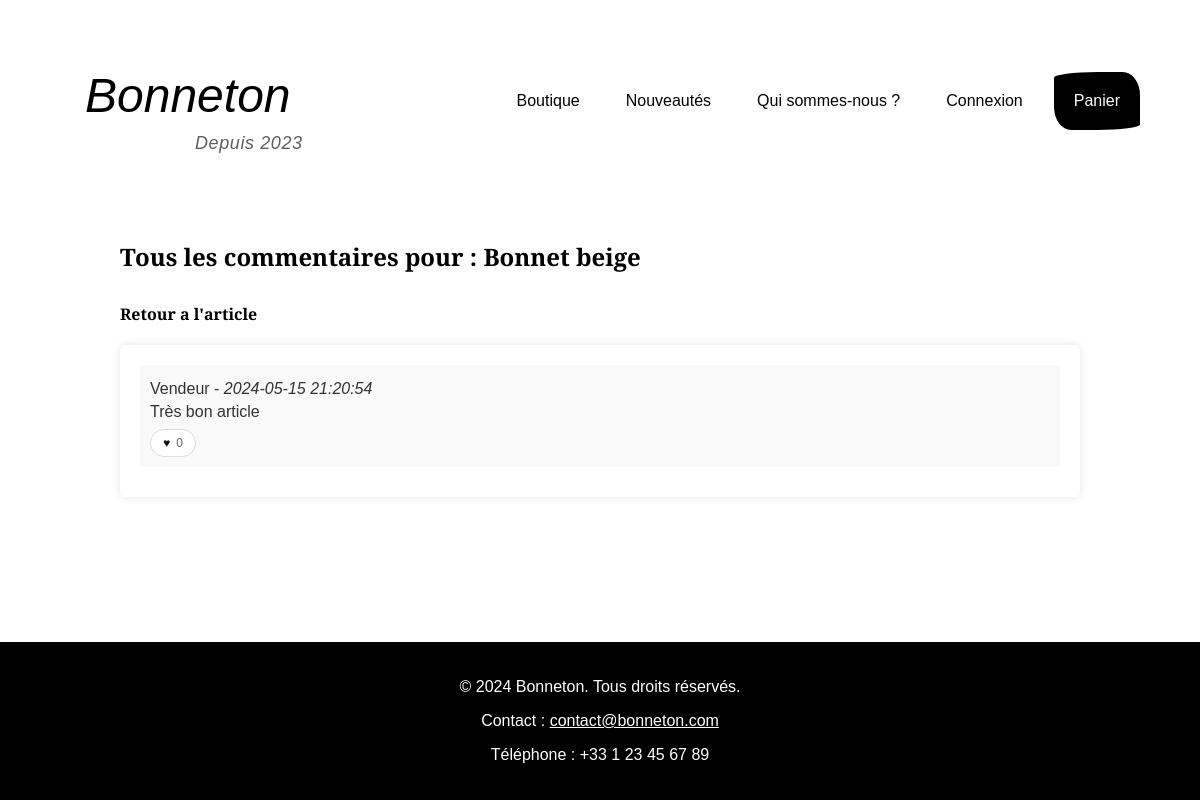
Page /public/commentaires.php?id=12 on the committed database.
### tables this page shows
CREATE TABLE `article` (
  `id` int(11) NOT NULL,
  `user_id` int(11) NOT NULL,
  `article_name` text NOT NULL,
  `caract` text NOT NULL,
  `img` text NOT NULL,
  `price_cents` int(11) NOT NULL DEFAULT 0,
  `currency` char(3) NOT NULL DEFAULT 'EUR',
  `stock` int(11) NOT NULL DEFAULT 0,
  `status` enum('active','out_of_stock','archived') NOT NULL DEFAULT 'active',
  `mise_en_vente` date NOT NULL,
  `nb_vente` int(11) NOT NULL DEFAULT 0,
  `created_at` timestamp NOT NULL DEFAULT current_timestamp(),
  `updated_at` timestamp NULL DEFAULT NULL ON UPDATE current_timestamp()
);

CREATE TABLE `commentaires` (
  `user_id` int(11) DEFAULT NULL,
  `article_id` int(11) DEFAULT NULL,
  `contenu` text DEFAULT NULL,
  `date_commentaire` timestamp NOT NULL DEFAULT current_timestamp(),
  `id` int(11) NOT NULL,
  `img` varchar(255) NOT NULL,
  `rating` tinyint(4) DEFAULT NULL,
  `likes_count` int(11) NOT NULL DEFAULT 0,
  `rank_score` int(11) NOT NULL DEFAULT 0,
  `rank_date` date DEFAULT NULL
);

CREATE TABLE `user` (
  `id` int(11) NOT NULL,
  `titre` enum('m','mlle','mme','o') NOT NULL,
  `nom` varchar(50) NOT NULL,
  `prenom` varchar(50) NOT NULL,
  `email` varchar(50) NOT NULL,
  `motdepasse` varchar(255) NOT NULL,
  `dateden` date NOT NULL,
  `accounttype` enum('b','s','a') NOT NULL,
  `created_at` timestamp NOT NULL DEFAULT current_timestamp(),
  `updated_at` timestamp NULL DEFAULT NULL ON UPDATE current_timestamp(),
  `is_active` tinyint(1) NOT NULL DEFAULT 1,
  `email_verified_at` timestamp NULL DEFAULT NULL,
  `last_login_at` timestamp NULL DEFAULT NULL
);

### public/commentaires.php (the view, shortened to what this page needs)
<?php
include("includes/header.php");
?>
<link rel="stylesheet" href="assets/css/commentaire.css">
</head>
<body>
    <?php
    include("includes/menu.php");
    ?>
    <div class="container">
        <?php
        if (!isset($_GET['id']) || empty($_GET['id'])) {
            echo "ID d'article non spécifié.";
        } else {
            $article_id = (int) $_GET['id'];
            $stmt_article = $connexion->prepare("SELECT article_name FROM article WHERE id = ?");
            $stmt_article->bind_param("i", $article_id);
            $stmt_article->execute();
            $result_article = $stmt_article->get_result();
            $article = $result_article->fetch_assoc();
            if ($article) {
                echo "<h2>Tous les commentaires pour : " . e($article['article_name']) . "</h2>";
                echo "<a class='commentaire-all-link' href='page_details_article.php?id=" . e($article_id) . "'>Retour a l'article</a>";
            } else {
                echo "Article introuvable.";
            }
            $viewer_id = isset($_SESSION['id']) ? (int) $_SESSION['id'] : 0;
            $stmt_comments = $connexion->prepare("SELECT c.id, c.user_id, c.contenu, c.date_commentaire, c.img, c.rating, c.likes_count, u.prenom, cl.id AS liked_id FROM commentaires c JOIN user u ON c.user_id = u.id LEFT JOIN comment_likes cl ON cl.comment_id = c.id AND cl.user_id = ? WHERE c.article_id = ? ORDER BY c.rank_score DESC, c.date_commentaire DESC");
            $stmt_comments->bind_param("ii", $viewer_id, $article_id);
            $stmt_comments->execute();
            $result_comments = $stmt_comments->get_result();
            if ($result_comments->num_rows > 0) {
                echo "<div class='commentaires'>";
                while ($row_com = $result_comments->fetch_assoc()) {
                    echo '<div class="commentaire">';
                    echo '<div class="commentaire-content">';
                    echo '<p>' . e($row_com['prenom']) . ' - <em>' . e($row_com['date_commentaire']) . '</em></p>';
                    echo '<p>' . e($row_com['contenu']) . '</p>';
                    $likes_count = isset($row_com['likes_count']) ? (int) $row_com['likes_count'] : 0;
                    $is_liked = !empty($row_com['liked_id']);
                    echo "<div class='commentaire-actions'>";
                    if (!empty($_SESSION['id'])) {
                        echo "<form method='POST' action='actions/toggle-comment-like.php' class='commentaire-like-form'>";
                        echo csrf_field();
                        echo "<input type='hidden' name='comment_id' value='" . e($row_com['id']) . "'>";
                        echo "<input type='hidden' name='redirect' value='" . e($_SERVER['REQUEST_URI'] ?? '/commentaires.php') . "'>";
                        echo "<button type='submit' class='commentaire-like" . ($is_liked ? " is-liked" : "") . "' aria-label='Aimer ce commentaire'>";
                        echo "♥ <span class='commentaire-like-count'>" . e($likes_count) . "</span>";
                        echo "</button>";
                        echo "</form>";
                    } else {
                        $login_redirect = "/login.php?redirect=" . urlencode($_SERVER['REQUEST_URI'] ?? '/commentaires.php');
                        echo "<a class='commentaire-like' href='" . e($login_redirect) . "' aria-label='Se connecter pour aimer'>♥ <span class='commentaire-like-count'>" . e($likes_count) . "</span></a>";
                    }
                    echo "</div>";
                    echo '</div>';
                    echo '</div>';
                }
                echo "</div>";
            } else {
                echo "<p class='empty-state'>Pas de commentaires pour cet article.</p>";
            }
        }
        ?>
    </div>
    <?php
    include("includes/footer.php");
    ?>

### public/assets/css/stylebase.css (style rules this page uses)
html, body { height: 100%; margin: 0; padding: 0; }
body { font-family: 'Playfair Display', sans-serif; font-weight: thin; min-height: 100vh; display: flex; flex-direction: column; }
.reveal { opacity: 0; transform: translateY(22px); transition: opacity 0.6s ease, transform 0.6s ease; transition-delay: var(--stagger-delay, 0ms); will-change: opacity, transform; }
.reveal-visible { opacity: 1; transform: translateY(0); }

### public/assets/css/commentaire.css (style rules this page uses)
.commentaires { margin-top: 20px; padding: 20px; background-color: #fff; border-radius: 5px; box-shadow: 0 0 10px rgba(0, 0, 0, 0.1); }
.container { width: 80%; margin: 0 auto; }
.commentaire { margin-bottom: 10px; padding: 10px; background-color: #f9f9f9; border-radius: 5px; }
.commentaire-content { color: #333; }
.commentaire-content p { margin: 5px 0; }
.commentaire-all-link { display: inline-block; margin-top: 10px; text-decoration: none; color: #000; font-weight: 600; }
.commentaire-actions { margin-top: 8px; display: flex; align-items: center; gap: 10px; flex-wrap: wrap; }
.commentaire-like { display: inline-flex; align-items: center; gap: 6px; padding: 6px 12px; border: 1px solid #ddd; border-radius: 999px; background: #fff; color: #111; font-family: 'Playfair Display', sans-serif; font-size: 12px; cursor: pointer; text-decoration: none; transition: background-color 0.2s ease, color 0.2s ease, border-color 0.2s ease; }
.commentaire-like-count { font-size: 12px; color: #666; }

### rows in the picture
article: article_name "Bonnet beige"
commentaires: user.prenom "Vendeur", date_commentaire "2024-05-15 21:20:54", contenu "Très bon article", likes_count "0"
